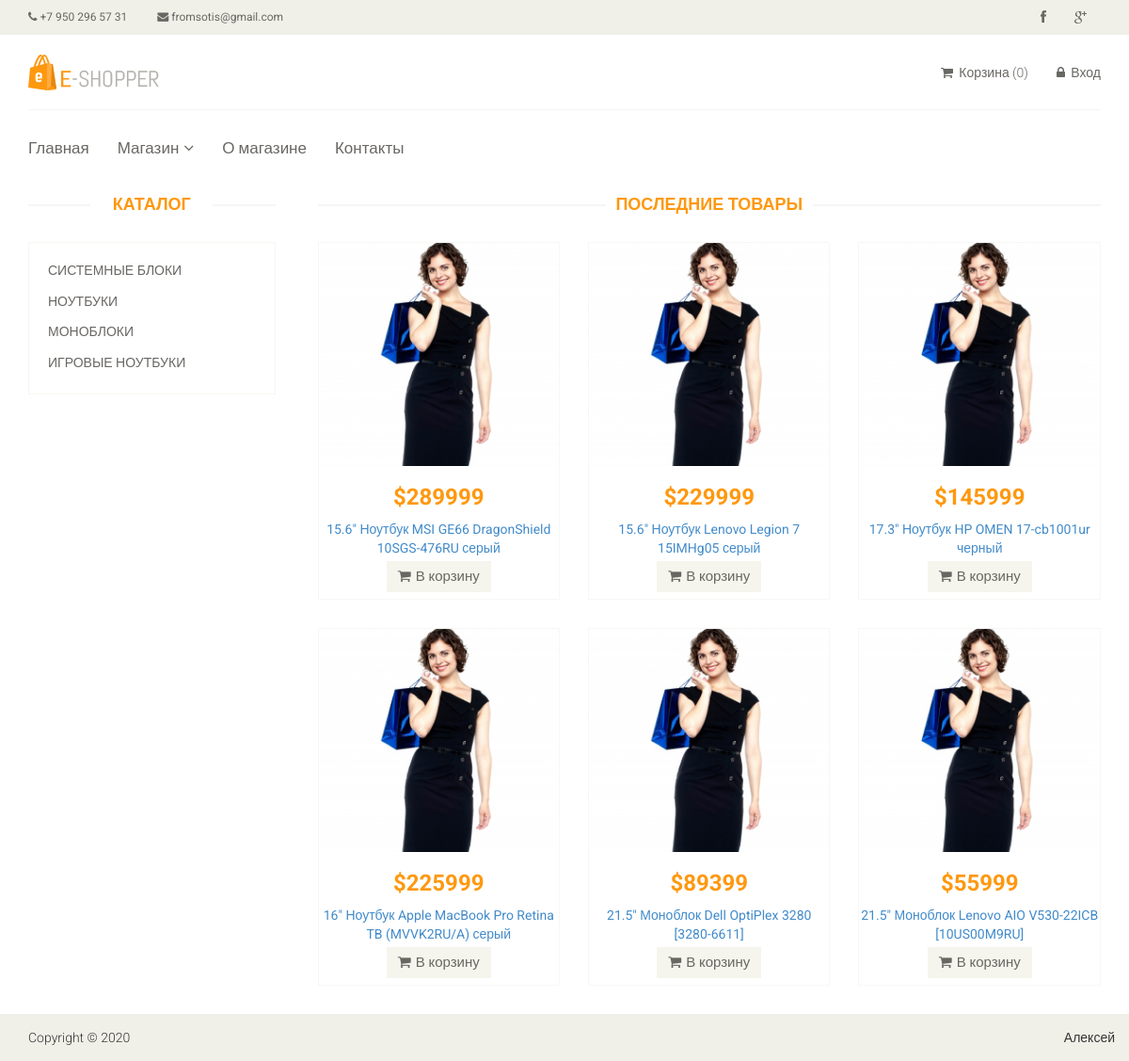
The page / on the database its author committed.
### tables this page shows
CREATE TABLE IF NOT EXISTS `category`
(
    `id`         INT(11)     NOT NULL AUTO_INCREMENT PRIMARY KEY,
    `name`       VARCHAR(50) NOT NULL,
    `sort_order` INT(1)      NOT NULL DEFAULT '0',
    `status`     INT(1)      NOT NULL DEFAULT '1'
);

CREATE TABLE IF NOT EXISTS `product`
(
    `id`             INT(11)      NOT NULL AUTO_INCREMENT PRIMARY KEY,
    `name`           VARCHAR(255) NOT NULL,
    `category_id`    INT(11)      NOT NULL,
    `code`           INT(11)      NOT NULL,
    `price`          FLOAT        NOT NULL,
    `availability`   INT(11)      NOT NULL DEFAULT '1',   
    `brand`          VARCHAR(50)  NOT NULL,
    `image`          VARCHAR(50)  NULL     DEFAULT NULL,  
    `description`    TEXT         NOT NULL,
    `is_new`         INT(1)       NOT NULL DEFAULT '0',
    `is_recommended` INT(1)       NOT NULL DEFAULT '0',
    `status`         INT(1)       NOT NULL DEFAULT '1'
);

### config/routes.php (called while the page is built)
<?php
return [
    'product/([0-9]+)' => 'product/view/$1',
    'catalog' => 'catalog/index',
    'category/([0-9]+)/page-([0-9]+)' => 'catalog/category/$1/$2',
    'category/([0-9]+)' => 'catalog/category/$1',
    'cart/add/([0-9]+)' => 'cart/add/$1',
    'cart/addAjax/([0-9]+)' => 'cart/addAjax/$1',
    'cart/checkout' => 'cart/checkout',
    'cart/delete/([0-9]+)' => 'cart/delete/$1',
    'cart' => 'cart/index',
    'user/register' => 'user/register',
    'user/login' => 'user/login',
    'user/logout' => 'user/logout',
    'cabinet/edit' => 'cabinet/edit',
    'cabinet' => 'cabinet/index',
    'contacts' => 'site/contact',
    '' => 'site/index',
];

### controllers/CatalogController.php (called while the page is built, shortened)
<?php
class CatalogController
{
    public function actionIndex() : bool
    {
        $categories = Category::getCategoriesList();
        $lastProducts = Product::getLatestProduct(6);
        require_once (ROOT . '/views/catalog/index.php');
        return true;
    }
}

### index.php (called while the page is built, shortened)
<?php
require_once (ROOT . '/components/Autoload.php');
require_once (ROOT . '/vendor/autoload.php');
$router = new Router();
$router->run();

### components/Autoload.php (called while the page is built, shortened)
<?php
spl_autoload_register(
    function($className)
    {
        $array_path = [
            '/models/',
            '/components/'
        ];
        foreach ($array_path as $path) {
            $path = ROOT . $path . $className . '.php';
        }
    }
);

### components/Cart.php (called while the page is built, shortened)
<?php
class Cart
{
    public static function countItems() : int
    {
        return 0;
    }
}

### models/User.php (called while the page is built, shortened)
<?php
class User
{
    public static function isGuest() : bool
    {
        return true;
    }
}

### models/Category.php (called while the page is built)
<?php
class Category
{
    public static function getCategoriesList() : array
    {
        $db = Db::getConnection();
        $categoryList = [];
        $query = "SELECT id, `name` FROM category ORDER BY sort_order ASC";
        $result = $db->query($query);
        $i = 0;
        while ($row = $result->fetch()) {
            $categoryList[$i]['id'] = $row['id'];
            $categoryList[$i]['name'] = $row['name'];
            $i++;
        }
        return $categoryList;
    }
}

### models/Product.php (called while the page is built, shortened)
<?php
class Product
{
    public static function getLatestProduct(int $count = self::SHOW_BY_DEFAULT) : array
    {
        $count = intval($count);
        $db = Db::getConnection();
        $productList = [];
        $query = "SELECT id, `name`, price, is_new FROM product WHERE status = 1 ORDER BY id DESC LIMIT {$count}";
        $result = $db->query($query);
        $i = 0;
        while ($row = $result->fetch()) {
            $productList[$i]['id'] = $row['id'];
            $productList[$i]['name'] = $row['name'];
            $productList[$i]['price'] = $row['price'];
            $productList[$i]['is_new'] = $row['is_new'];
            $i++;
        }
        return $productList;
    }
}

### views/catalog/index.php (the view, shortened to what this page needs)
<?php include ROOT . '/views/layouts/header.php';?>
<section>
    <div class="container">
        <div class="row">
            <div class="col-sm-3">
                <div class="left-sidebar">
                    <h2>Каталог</h2>
                    <div class="panel-group category-products">
                        <?php foreach($categories as $categoryItem):?>
                            <div class="panel panel-default">
                                <div class="panel-heading">
                                    <h4 class="panel-title">
                                        <a href="/category/<?=$categoryItem['id'];?>"><?=$categoryItem['name'];?></a>
                                    </h4>
                                </div>
                            </div>
                        <?php endforeach;?>
                    </div>
                </div>
            </div>
            <div class="col-sm-9 padding-right">
                <div class="features_items">
                    <h2 class="title text-center">Последние товары</h2>
                    <?php foreach($lastProducts as $lastProduct):?>
                        <div class="col-sm-4">
                            <div class="product-image-wrapper">
                                <div class="single-products">
                                    <div class="productinfo text-center">
                                        <img src="/template/images/home/product4.jpg" alt="" />
                                        <h2>$<?=$lastProduct['price'];?></h2>
                                        <p>
                                            <a href="/product/<?=$lastProduct['id'];?>">
                                                <?=$lastProduct['name'];?>
                                            </a>
                                        </p>
                                        <a href="#" data-id="<?=$lastProduct['id'];?>"
                                           class="btn btn-default add-to-cart">
                                            <i class="fa fa-shopping-cart"></i>В корзину
                                        </a>
                                    </div>
                                </div>
                            </div>
                        </div>
                    <?php endforeach;?>
                </div>
            </div>
        </div>
    </div>
</section>
<?php include ROOT . '/views/layouts/footer.php';?>

### components/Router.php (shortened to what this page needs)
<?php
class Router
{
    private $routes;
    public function __construct()
    {
        $routesPath = ROOT . '/config/routes.php';
        $this->routes = include ($routesPath);
    }
    private function getUri() : string
    {
        if (!empty($_SERVER['REQUEST_URI'])) {
            return trim($_SERVER['REQUEST_URI'], '/');
        }
    }
    public function run()
    {
        $uri = $this->getUri();
        foreach ($this->routes as $uriPattern => $path) {
            if (preg_match("~$uriPattern~", $uri)) {
                $internalRoute = preg_replace("~$uriPattern~", $path, $uri);
                $segments = explode('/', $internalRoute);
                $controllerName = ucfirst(array_shift($segments)) . 'Controller';
                $actionName = 'action' . ucfirst(array_shift($segments));
                $parameters = $segments;
                $controllerObject = new $controllerName;
                $result = call_user_func_array(array($controllerObject, $actionName), $parameters);
                if ($result !== null) {
                    break;
                }
            }
        }
    }
}

### views/layouts/header.php (shortened to what this page needs)
<!DOCTYPE html>
<html lang="en">
<head>
    <link href="/template/css/bootstrap.min.css" rel="stylesheet">
    <link href="/template/css/font-awesome.min.css" rel="stylesheet">
    <link href="/template/css/prettyPhoto.css" rel="stylesheet">
    <link href="/template/css/price-range.css" rel="stylesheet">
    <link href="/template/css/animate.css" rel="stylesheet">
    <link href="/template/css/main.css" rel="stylesheet">
    <link href="/template/css/responsive.css" rel="stylesheet">
</head>
<body>
<header id="header">
    <div class="header_top">
        <div class="container">
            <div class="row">
                <div class="col-sm-6">
                    <div class="contactinfo">
                        <ul class="nav nav-pills">
                            <li><a href="#"><i class="fa fa-phone"></i> +7 950 296 57 31</a></li>
                            <li><a href="#"><i class="fa fa-envelope"></i> fromsotis@gmail.com</a></li>
                        </ul>
                    </div>
                </div>
                <div class="col-sm-6">
                    <div class="social-icons pull-right">
                        <ul class="nav navbar-nav">
                            <li><a href="#"><i class="fa fa-facebook"></i></a></li>
                            <li><a href="#"><i class="fa fa-google-plus"></i></a></li>
                        </ul>
                    </div>
                </div>
            </div>
        </div>
    </div>
    <div class="header-middle">
        <div class="container">
            <div class="row">
                <div class="col-sm-4">
                    <div class="logo pull-left">
                        <a href="/"><img src="/template/images/home/logo.png" alt="" /></a>
                    </div>
                </div>
                <div class="col-sm-8">
                    <div class="shop-menu pull-right">
                        <ul class="nav navbar-nav">
                            <li>
                                <a href="/cart">
                                    <i class="fa fa-shopping-cart"></i> Корзина
                                    (<span id="cart-count"><?=Cart::countItems();?></span>)
                                </a>
                            </li>
                            <?php if (User::isGuest()):?>
                                <li><a href="/user/login/"><i class="fa fa-lock"></i> Вход</a></li>
                            <?php else:?>
                                <li><a href="/cabinet/"><i class="fa fa-user"></i> Аккаунт</a></li>
                                <li><a href="/user/logout/"><i class="fa fa-unlock"></i> Выход</a></li>
                            <?php endif;?>
                        </ul>
                    </div>
                </div>
            </div>
        </div>
    </div>
    <div class="header-bottom">
        <div class="container">
            <div class="row">
                <div class="col-sm-12">
                    <div class="mainmenu pull-left">
                        <ul class="nav navbar-nav collapse navbar-collapse">
                            <li><a href="/">Главная</a></li>
                            <li class="dropdown"><a href="#">Магазин<i class="fa fa-angle-down"></i></a>
                            </li>
                            <li><a href="/about/">О магазине</a></li>
                            <li><a href="/contacts/">Контакты</a></li>
                        </ul>
                    </div>
                </div>
            </div>
        </div>
    </div>
</header>

### views/layouts/footer.php (shortened to what this page needs)
<footer id="footer" class="page-footer">
    <div class="footer-bottom">
        <div class="container">
            <div class="row">
                <p class="pull-left">Copyright © <?php echo date('Y');?></p>
                <p class="pull-right">Алексей</p>
            </div>
        </div>
    </div>
</footer>
</body>
</html>

### template/css/main.css (style rules this page uses)
body { font-family: 'Roboto', sans-serif; position: relative; font-weight:400px; }
html, body { height: 100%; margin: 0; padding: 0; }
ul li { list-style: none; }
a { -webkit-transition: 300ms; -moz-transition: 300ms; -o-transition: 300ms; transition: 300ms; }
h1, h2, h3, h4, h5, h6 { font-family: 'Roboto', sans-serif; }
.header_top { background: none repeat scroll 0 0 #F0F0E9; }
.contactinfo ul li:first-child { margin-left: -15px; }
.contactinfo ul li a { font-size: 12px; color: #696763; font-family: 'Roboto', sans-serif; }
.social-icons ul li a { border: 0 none; border-radius: 0; color: #696763; padding:0px; }
.social-icons ul li { display:inline-block; }
.social-icons ul li a i { padding: 11px 15px; transition: all 0.9s ease 0s; -moz-transition: all 0.9s ease 0s; -webkit-transition: all 0.9s ease 0s; -o-transition: all 0.9s ease 0s; }
.header-middle .container .row { border-bottom: 1px solid #f5f5f5; margin-left: 0; margin-right: 0; padding-bottom: 20px; padding-top: 20px; }
.header-middle .container .row .col-sm-4 { padding-left: 0; }
.header-middle .container .row .col-sm-8 { padding-right:0; }
.shop-menu ul li { display:inline-block; padding-left: 15px; padding-right: 15px; }
.shop-menu ul li:last-child { padding-right: 0; }
.shop-menu ul li a { background: #FFFFFF; color: #696763; font-family: 'Roboto', sans-serif; font-size: 14px; font-weight: 300; padding:0; padding-right: 0; margin-top: 10px; }
.shop-menu ul li a i { margin-right:3px; }
.header-bottom { padding-bottom: 30px; padding-top: 30px; }
.navbar-collapse.collapse { padding-left: 0; }
.mainmenu ul li { padding-right: 15px; padding-left: 15px; }
.mainmenu ul li:first-child { padding-left: 0px; }
.mainmenu ul li a { color: #696763; font-family: 'Roboto', sans-serif; font-size: 17px; font-weight: 300; padding: 0; padding-bottom: 10px; }
.fa-angle-down { padding-left: 5px; }
#footer { background: #F0F0E9; height: 50px; }
.footer-bottom { padding-top: 15px; }
.footer-bottom p { color: #363432; font-family: 'Roboto', sans-serif; font-weight: 300; margin-left: 15px; }
.category-products { border: 1px solid #F7F7F0; margin-bottom: 35px; padding-bottom: 20px; padding-top: 15px; }
.left-sidebar h2, .brands_products h2 { color: #FE980F; font-family: 'Roboto', sans-serif; font-size: 18px; font-weight: 700; margin: 0 auto 30px; text-align: center; text-transform: uppercase; position: relative; z-index:3; }
.left-sidebar h2:after, h2.title:after { content: " "; position: absolute; border: 1px solid #f5f5f5; bottom:8px; left: 0; width: 100%; height: 0; z-index: -2; }
.left-sidebar h2:before { content: " "; position: absolute; background: #fff; bottom: -6px; width: 130px; height: 30px; z-index: -1; left: 50%; margin-left: -65px; }
h2.title:before { content: " "; position: absolute; background: #fff; bottom: -6px; width: 220px; height: 30px; z-index: -1; left: 50%; margin-left: -110px; }
.category-products .panel { background-color: #FFFFFF; border: 0px; border-radius: 0px; box-shadow:none; margin-bottom: 0px; }
.category-products .panel-default .panel-heading { background-color: #FFFFFF; border: 0 none; color: #FFFFFF; padding: 5px 20px; }
.category-products .panel-default .panel-heading .panel-title a { color: #696763; font-family: 'Roboto', sans-serif; font-size: 14px; text-decoration: none; text-transform: uppercase; }
.padding-right { padding-right: 0; }
.features_items { overflow:hidden; }
h2.title { color: #FE980F; font-family: 'Roboto', sans-serif; font-size: 18px; font-weight: 700; margin: 0 15px; text-transform: uppercase; margin-bottom: 30px; position: relative; }
.product-image-wrapper { border:1px solid #F7F7F5; overflow: hidden; margin-bottom:30px; height: 380px; }
.single-products { position: relative; }
.productinfo h2 { color: #FE980F; font-family: 'Roboto', sans-serif; font-size: 24px; font-weight: 700; }
.productinfo p { font-family: 'Roboto', sans-serif; font-size: 14px; font-weight: 400; height: 34px; color: #696763; }
.productinfo img { width: 100%; }
.productinfo { position:relative; }
.add-to-cart, .checkout, .back { background:#F5F5ED; border: 0 none; border-radius: 0; color: #696763; font-family: 'Roboto', sans-serif; font-size: 15px; margin-bottom: 25px; }
.add-to-cart i { margin-right:5px; }

### rows shown on the page
category: name "СИСТЕМНЫЕ БЛОКИ"
category: name "НОУТБУКИ"
category: name "МОНОБЛОКИ"
category: name "ИГРОВЫЕ НОУТБУКИ"
product: price "289999", name "15.6\" Ноутбук MSI GE66 DragonShield 10SGS-476RU серый"
product: price "229999", name "15.6\" Ноутбук Lenovo Legion 7 15IMHg05 серый"
product: price "145999", name "17.3\" Ноутбук HP OMEN 17-cb1001ur черный"
product: price "225999", name "16\" Ноутбук Apple MacBook Pro Retina TB (MVVK2RU/A) серый"
product: price "89399", name "21.5\" Моноблок Dell OptiPlex 3280 [3280-6611]"
product: price "55999", name "21.5\" Моноблок Lenovo AIO V530-22ICB [10US00M9RU]"
